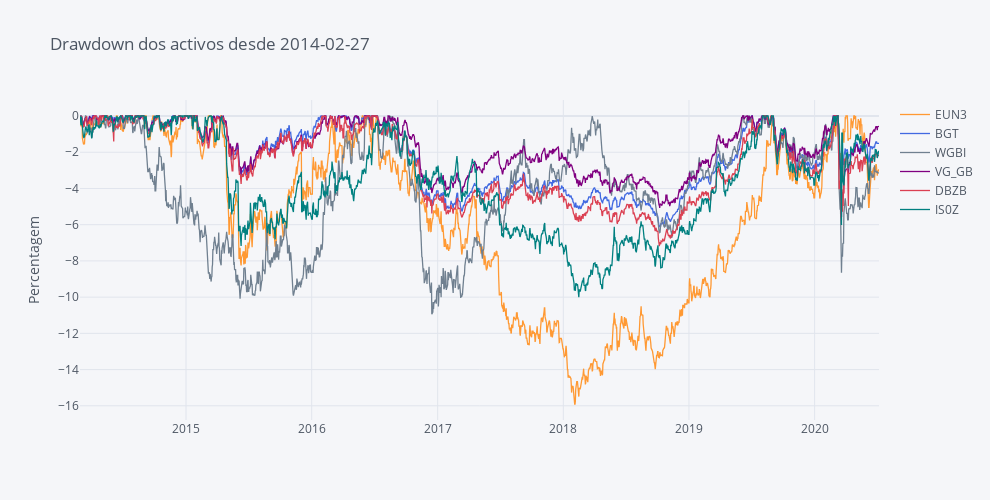

Write notebook code for a chart like this one.
### Code cell
#### Computing Drawdowns ####
DD = compute_drawdowns(fundos)

round(DD, 2).iplot(title='Drawdown dos activos desde ' + begin, yTitle='Percentagem', dimensions=(990, 500), colors=Palette)

### Figure 1 — Plotly figure (JSON) as saved in the notebook; plotly's stock layout.template omitted (floating-point values rounded to 4 significant figures; data arrays with more than 128 entries replaced by an {"elided": "..."} marker saying what was removed)
{"data": [{"line": {"color": "rgba(255, 153, 51, 1.0)", "dash": "solid", "shape": "linear", "width": 1.3}, "mode": "lines", "name": "EUN3", "text": "", "type": "scatter", "x": {"elided": "2417 str values"}, "y": {"elided": "2417 float values"}}, {"line": {"color": "rgba(65, 105, 225, 1.0)", "dash": "solid", "shape": "linear", "width": 1.3}, "mode": "lines", "name": "BGT", "text": "", "type": "scatter", "x": {"elided": "2417 str values"}, "y": {"elided": "2417 float values"}}, {"line": {"color": "rgba(112, 128, 144, 1.0)", "dash": "solid", "shape": "linear", "width": 1.3}, "mode": "lines", "name": "WGBI", "text": "", "type": "scatter", "x": {"elided": "2417 str values"}, "y": {"elided": "2417 float values"}}, {"line": {"color": "rgba(128, 0, 128, 1.0)", "dash": "solid", "shape": "linear", "width": 1.3}, "mode": "lines", "name": "VG_GB", "text": "", "type": "scatter", "x": {"elided": "2417 str values"}, "y": {"elided": "2417 float values"}}, {"line": {"color": "rgba(219, 64, 82, 1.0)", "dash": "solid", "shape": "linear", "width": 1.3}, "mode": "lines", "name": "DBZB", "text": "", "type": "scatter", "x": {"elided": "2417 str values"}, "y": {"elided": "2417 float values"}}, {"line": {"color": "rgba(0, 128, 128, 1.0)", "dash": "solid", "shape": "linear", "width": 1.3}, "mode": "lines", "name": "IS0Z", "text": "", "type": "scatter", "x": {"elided": "2417 str values"}, "y": {"elided": "2417 float values"}}], "layout": {"height": 500, "legend": {"bgcolor": "#F5F6F9", "font": {"color": "#4D5663"}}, "paper_bgcolor": "#F5F6F9", "plot_bgcolor": "#F5F6F9", "title": {"font": {"color": "#4D5663"}, "text": "Drawdown dos activos desde 2014-02-27"}, "width": 990, "xaxis": {"autorange": true, "gridcolor": "#E1E5ED", "range": ["2014-02-27", "2020-07-06"], "showgrid": true, "tickfont": {"color": "#4D5663"}, "title": {"font": {"color": "#4D5663"}, "text": ""}, "type": "date", "zerolinecolor": "#E1E5ED"}, "yaxis": {"autorange": true, "gridcolor": "#E1E5ED", "range": [-16.78, 0.8833], "showgrid": true, "tickfont": {"color": "#4D5663"}, "title": {"font": {"color": "#4D5663"}, "text": "Percentagem"}, "type": "linear", "zerolinecolor": "#E1E5ED"}}}
